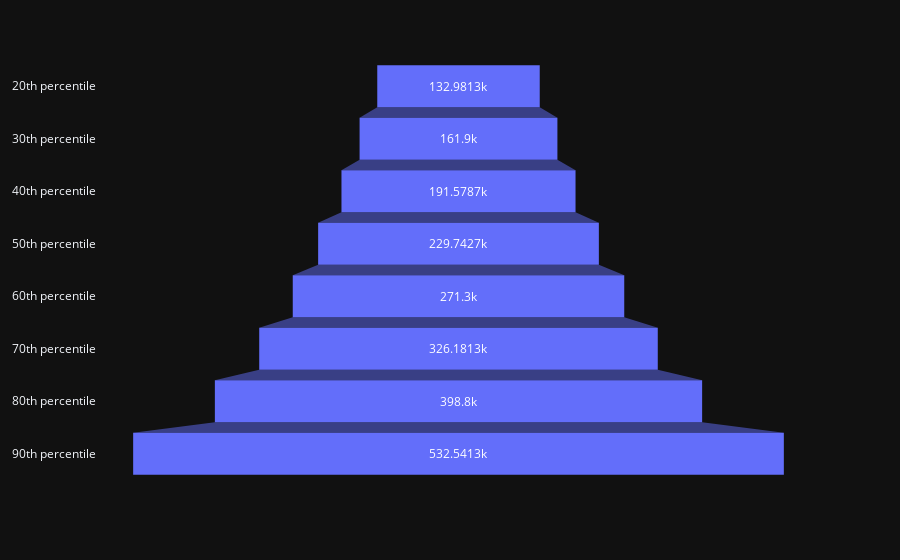
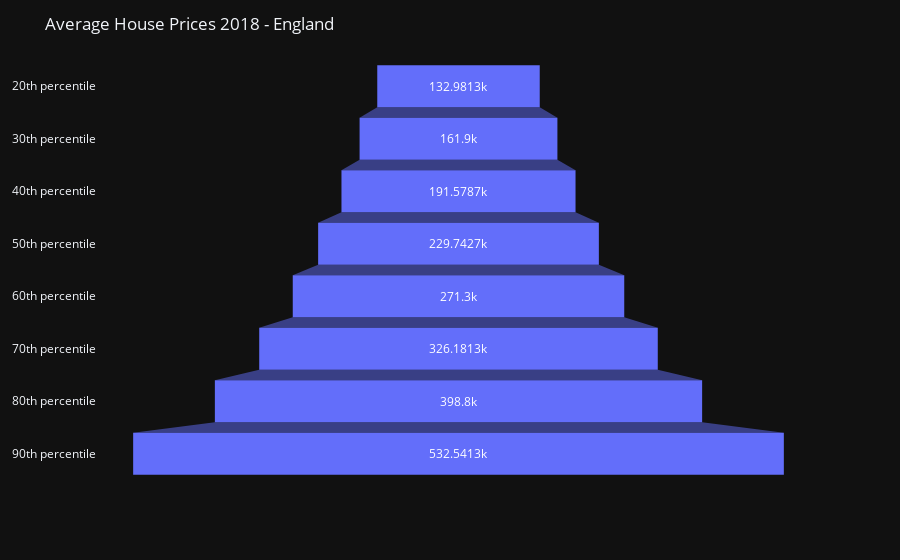

The code cell stored with these charts, in order, in its notebook:
### Code cell
data = dict(
    number=df_england.house_price,
    stage=df_england['House price decile'])
fig = px.funnel(data, x='number', y='stage', template="plotly_dark")
fig.show()

fig.update_layout(
        title = "Average House Prices 2018 - England",
        showlegend = True
)

### Figure 1 — Plotly figure (JSON) as saved in the notebook; plotly's stock layout.template omitted (floating-point values rounded to 4 significant figures)
{"data": [{"hoverlabel": {"namelength": 0}, "hovertemplate": "number=%{x}<br>stage=%{y}", "legendgroup": "", "marker": {"color": "#636efa"}, "name": "", "orientation": "h", "showlegend": false, "type": "funnel", "x": [133000.0, 161900, 191600.0, 229700.0, 271300, 326200.0, 398800, 532500.0], "xaxis": "x", "y": ["20th percentile", "30th percentile", "40th percentile", "50th percentile", "60th percentile", "70th percentile", "80th percentile", "90th percentile"], "yaxis": "y"}], "layout": {"legend": {"tracegroupgap": 0}, "margin": {"t": 60}, "xaxis": {"anchor": "y", "domain": [0, 1]}, "yaxis": {"anchor": "x", "domain": [0, 1]}}}

### Figure 2 — Plotly figure (JSON) as saved in the notebook; plotly's stock layout.template omitted (floating-point values rounded to 4 significant figures)
{"data": [{"hoverlabel": {"namelength": 0}, "hovertemplate": "number=%{x}<br>stage=%{y}", "legendgroup": "", "marker": {"color": "#636efa"}, "name": "", "orientation": "h", "showlegend": false, "type": "funnel", "x": [133000.0, 161900, 191600.0, 229700.0, 271300, 326200.0, 398800, 532500.0], "xaxis": "x", "y": ["20th percentile", "30th percentile", "40th percentile", "50th percentile", "60th percentile", "70th percentile", "80th percentile", "90th percentile"], "yaxis": "y"}], "layout": {"legend": {"tracegroupgap": 0}, "margin": {"t": 60}, "showlegend": true, "title": {"text": "Average House Prices 2018 - England"}, "xaxis": {"anchor": "y", "domain": [0, 1]}, "yaxis": {"anchor": "x", "domain": [0, 1]}}}
